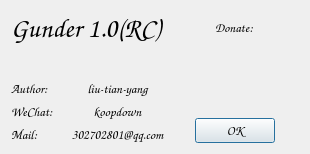
<?xml version="1.0" encoding="UTF-8"?>
<ui version="4.0">
 <class>Dialog</class>
 <widget class="QDialog" name="Dialog">
  <property name="geometry">
   <rect>
    <x>0</x>
    <y>0</y>
    <width>310</width>
    <height>154</height>
   </rect>
  </property>
  <property name="minimumSize">
   <size>
    <width>310</width>
    <height>150</height>
   </size>
  </property>
  <property name="maximumSize">
   <size>
    <width>310</width>
    <height>154</height>
   </size>
  </property>
  <property name="font">
   <font>
    <family>Chiller</family>
    <pointsize>20</pointsize>
   </font>
  </property>
  <property name="windowTitle">
   <string>About</string>
  </property>
  <property name="windowIcon">
   <iconset resource="source/source.qrc">
    <normaloff>:/icon/mainwindow.png</normaloff>:/icon/mainwindow.png</iconset>
  </property>
  <layout class="QHBoxLayout" name="horizontalLayout">
   <item>
    <layout class="QVBoxLayout" name="verticalLayout_2">
     <item>
      <widget class="QLabel" name="label_9">
       <property name="font">
        <font>
         <family>Comic Sans MS</family>
         <pointsize>20</pointsize>
         <weight>75</weight>
         <bold>true</bold>
        </font>
       </property>
       <property name="text">
        <string>Gunder 1.0(RC)</string>
       </property>
      </widget>
     </item>
     <item>
      <spacer name="verticalSpacer_2">
       <property name="orientation">
        <enum>Qt::Vertical</enum>
       </property>
       <property name="sizeHint" stdset="0">
        <size>
         <width>20</width>
         <height>40</height>
        </size>
       </property>
      </spacer>
     </item>
     <item>
      <layout class="QGridLayout" name="gridLayout">
       <item row="0" column="0">
        <widget class="QLabel" name="label">
         <property name="font">
          <font>
           <family>Comic Sans MS</family>
           <pointsize>10</pointsize>
           <weight>75</weight>
           <bold>true</bold>
          </font>
         </property>
         <property name="text">
          <string>Author:</string>
         </property>
        </widget>
       </item>
       <item row="2" column="1">
        <widget class="QLabel" name="label_5">
         <property name="font">
          <font>
           <family>Comic Sans MS</family>
           <pointsize>10</pointsize>
           <weight>75</weight>
           <bold>true</bold>
          </font>
         </property>
         <property name="text">
          <string>302702801@qq.com</string>
         </property>
         <property name="alignment">
          <set>Qt::AlignCenter</set>
         </property>
        </widget>
       </item>
       <item row="2" column="0">
        <widget class="QLabel" name="label_3">
         <property name="font">
          <font>
           <family>Comic Sans MS</family>
           <pointsize>10</pointsize>
           <weight>75</weight>
           <bold>true</bold>
          </font>
         </property>
         <property name="text">
          <string>Mail:</string>
         </property>
        </widget>
       </item>
       <item row="1" column="1">
        <widget class="QLabel" name="label_4">
         <property name="font">
          <font>
           <family>Comic Sans MS</family>
           <pointsize>10</pointsize>
           <weight>75</weight>
           <bold>true</bold>
          </font>
         </property>
         <property name="text">
          <string>koopdown</string>
         </property>
         <property name="alignment">
          <set>Qt::AlignCenter</set>
         </property>
        </widget>
       </item>
       <item row="1" column="0">
        <widget class="QLabel" name="label_2">
         <property name="font">
          <font>
           <family>Comic Sans MS</family>
           <pointsize>10</pointsize>
           <weight>75</weight>
           <bold>true</bold>
          </font>
         </property>
         <property name="text">
          <string>WeChat:</string>
         </property>
        </widget>
       </item>
       <item row="0" column="1">
        <widget class="QLabel" name="label_6">
         <property name="font">
          <font>
           <family>Comic Sans MS</family>
           <pointsize>10</pointsize>
           <weight>75</weight>
           <bold>true</bold>
          </font>
         </property>
         <property name="text">
          <string>liu-tian-yang</string>
         </property>
         <property name="alignment">
          <set>Qt::AlignCenter</set>
         </property>
        </widget>
       </item>
      </layout>
     </item>
    </layout>
   </item>
   <item>
    <layout class="QVBoxLayout" name="verticalLayout">
     <item>
      <spacer name="verticalSpacer">
       <property name="orientation">
        <enum>Qt::Vertical</enum>
       </property>
       <property name="sizeHint" stdset="0">
        <size>
         <width>20</width>
         <height>40</height>
        </size>
       </property>
      </spacer>
     </item>
     <item alignment="Qt::AlignHCenter">
      <widget class="QLabel" name="label_7">
       <property name="font">
        <font>
         <family>Comic Sans MS</family>
         <pointsize>10</pointsize>
         <weight>75</weight>
         <bold>true</bold>
        </font>
       </property>
       <property name="text">
        <string>Donate:</string>
       </property>
      </widget>
     </item>
     <item>
      <layout class="QHBoxLayout" name="horizontalLayout_2">
       <item>
        <widget class="QLabel" name="label_8">
         <property name="minimumSize">
          <size>
           <width>70</width>
           <height>70</height>
          </size>
         </property>
         <property name="maximumSize">
          <size>
           <width>70</width>
           <height>70</height>
          </size>
         </property>
         <property name="text">
          <string/>
         </property>
         <property name="pixmap">
          <pixmap resource="source/source.qrc">:/image/QRcode.JPG</pixmap>
         </property>
         <property name="scaledContents">
          <bool>true</bool>
         </property>
         <property name="alignment">
          <set>Qt::AlignCenter</set>
         </property>
        </widget>
       </item>
      </layout>
     </item>
     <item>
      <widget class="QDialogButtonBox" name="buttonBox">
       <property name="font">
        <font>
         <family>Comic Sans MS</family>
         <pointsize>10</pointsize>
         <weight>75</weight>
         <bold>true</bold>
        </font>
       </property>
       <property name="orientation">
        <enum>Qt::Horizontal</enum>
       </property>
       <property name="standardButtons">
        <set>QDialogButtonBox::Ok</set>
       </property>
       <property name="centerButtons">
        <bool>true</bool>
       </property>
      </widget>
     </item>
    </layout>
   </item>
  </layout>
 </widget>
 <resources>
  <include location="source/source.qrc"/>
 </resources>
 <connections>
  <connection>
   <sender>buttonBox</sender>
   <signal>accepted()</signal>
   <receiver>Dialog</receiver>
   <slot>accept()</slot>
   <hints>
    <hint type="sourcelabel">
     <x>248</x>
     <y>254</y>
    </hint>
    <hint type="destinationlabel">
     <x>157</x>
     <y>274</y>
    </hint>
   </hints>
  </connection>
  <connection>
   <sender>buttonBox</sender>
   <signal>rejected()</signal>
   <receiver>Dialog</receiver>
   <slot>reject()</slot>
   <hints>
    <hint type="sourcelabel">
     <x>316</x>
     <y>260</y>
    </hint>
    <hint type="destinationlabel">
     <x>286</x>
     <y>274</y>
    </hint>
   </hints>
  </connection>
 </connections>
</ui>
